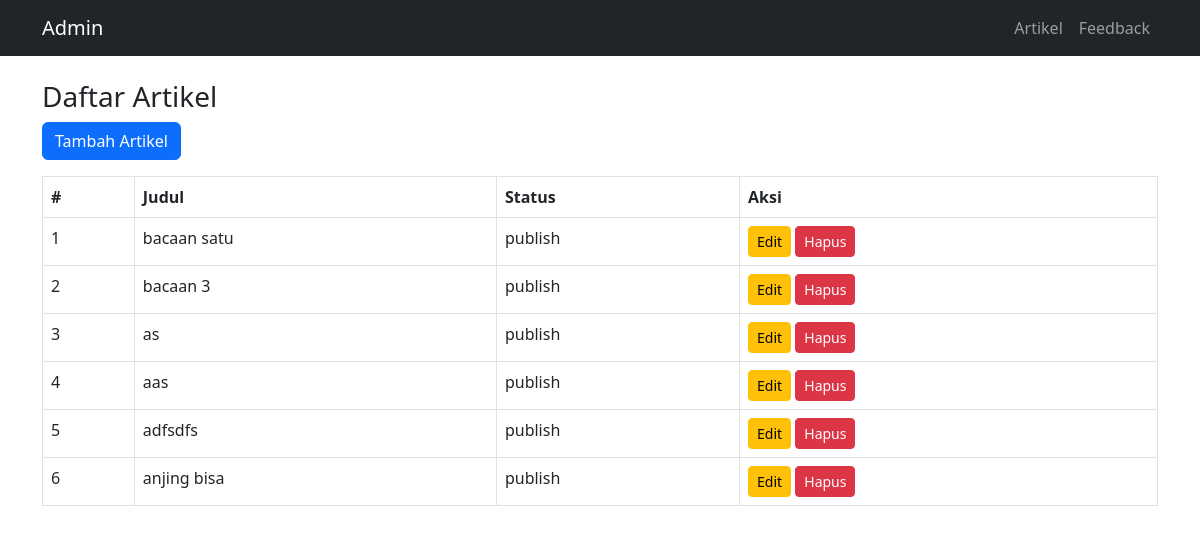
Page /index.php/artikel on the committed database.
### tables this page shows
CREATE TABLE `artikel` (
  `id` int(11) NOT NULL,
  `judul` varchar(255) NOT NULL,
  `status` enum('draft','publish') NOT NULL,
  `created_at` timestamp NOT NULL DEFAULT current_timestamp()
);

### application/controllers/Artikel.php (called while the page is built, shortened)
<?php
class Artikel extends CI_Controller {
  public function __construct() {
    $this->load->database();
    $this->load->helper('url');
    $this->load->model('Artikel_model');
    $this->load->library('form_validation');
  }
  public function index() {
    $data['artikel'] = $this->Artikel_model->get_all();
    $this->load->view('partials/head');
    $this->load->view('partials/side_nav');
    $this->load->view('admin/artikel_list', $data);
    $this->load->view('partials/footer');
  }
}
?>

### index.php (called while the page is built, shortened)
<?php
require_once BASEPATH.'core/CodeIgniter.php';

### application/models/Artikel_model.php (called while the page is built, shortened)
<?php
class Artikel_model extends CI_Model {
  public function get_all() {
    return $this->db->get('artikel')->result();
  }
}
?>

### application/views/admin/artikel_list.php (the view, shortened to what this page needs)
<div class="container mt-4">
  <h3>Daftar Artikel</h3>
  <a href="<?= site_url('artikel/create') ?>" class="btn btn-primary mb-3">Tambah Artikel</a>
  <table class="table table-bordered">
    <thead>
      <tr><th>#</th><th>Judul</th><th>Status</th><th>Aksi</th></tr>
    </thead>
    <tbody>
      <?php foreach ($artikel as $a): ?>
        <tr>
          <td><?= $a->id ?></td>
          <td><?= $a->judul ?></td>
          <td><?= $a->status ?></td>
          <td>
            <a href="<?= site_url('artikel/edit/'.$a->id) ?>" class="btn btn-sm btn-warning">Edit</a>
            <a href="#" class="btn btn-danger btn-sm" onclick="konfirmasiHapus(<?= $a->id ?>)">Hapus</a>
          </td>
        </tr>
      <?php endforeach ?>
    </tbody>
  </table>
</div>

### application/views/partials/head.php (shortened to what this page needs)
<!DOCTYPE html>
<html lang="en">
<head>
    <link href="https://cdn.jsdelivr.net/npm/bootstrap@5.3.0/dist/css/bootstrap.min.css" rel="stylesheet">
</head>
<body>

### application/views/partials/side_nav.php
<nav class="navbar navbar-expand-lg navbar-dark bg-dark">
  <div class="container">
    <a class="navbar-brand" href="<?= site_url('admin') ?>">Admin</a>
    <ul class="navbar-nav">
      <li class="nav-item"><a class="nav-link" href="<?= site_url('artikel') ?>">Artikel</a></li>
      <li class="nav-item"><a class="nav-link" href="<?= site_url('feedback') ?>">Feedback</a></li>
    </ul>
  </div>
</nav>

### application/views/partials/footer.php (shortened to what this page needs)
</body>
</html>

### rows in the picture
artikel: id "1", judul "bacaan satu", status "publish"
artikel: id "2", judul "bacaan 3", status "publish"
artikel: id "3", judul "as", status "publish"
artikel: id "4", judul "aas", status "publish"
artikel: id "5", judul "adfsdfs", status "publish"
artikel: id "6", judul "anjing bisa", status "publish"
